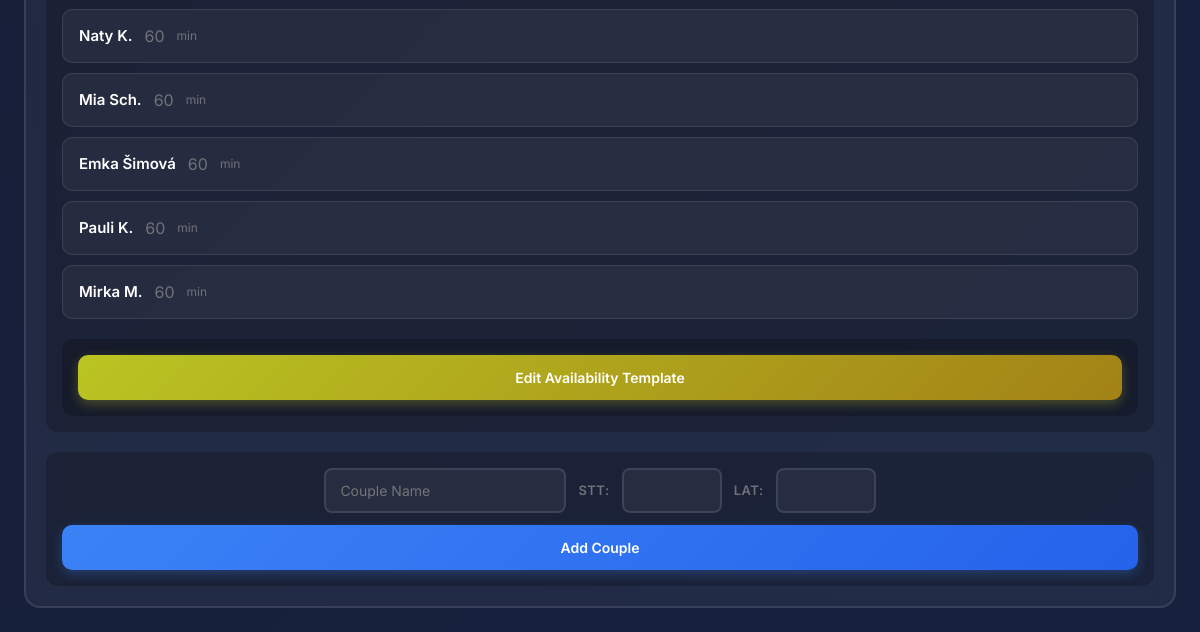
Page /trainer/club/trainer_view/16/ (signed in, lower part) on the earlier database version.
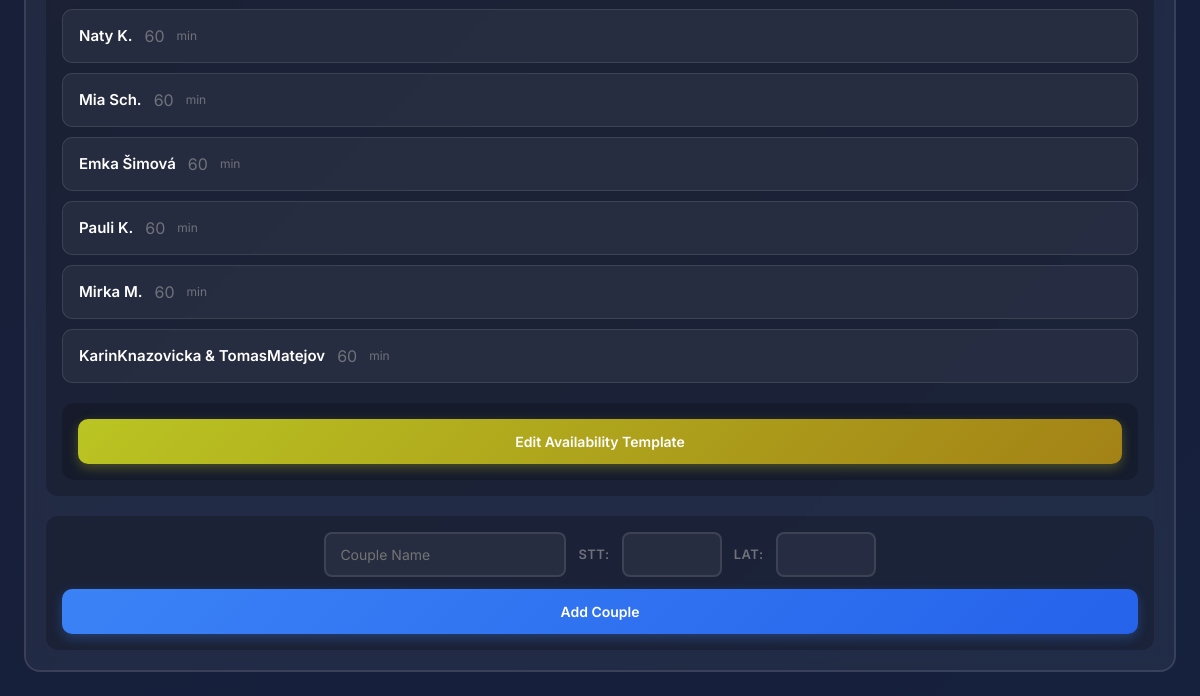
Same page on the later database version.
### main/models.py (models this page shows, shortened)
class Couple(models.Model):
    user = models.ForeignKey(User, on_delete=models.CASCADE, related_name='couple', null=True, blank=True)
    uid = models.IntegerField(default=0)
    name = models.CharField(max_length=200)
    min_duration = models.IntegerField(default=60)
    man = models.ForeignKey(Dancer, on_delete=models.CASCADE, related_name="man", null=True, blank=True)
    woman = models.ForeignKey(Dancer, on_delete=models.CASCADE, related_name="woman", null=True, blank=True)
    group = models.ForeignKey('Group', on_delete=models.SET_NULL, related_name='couples', null=True, blank=True)
    club = models.ForeignKey(Club , on_delete=models.SET_NULL, related_name="couples", null=True, blank=True)
    dance_class_lat = models.CharField(max_length=100,)
    dance_class_stt = models.CharField(max_length=100,)

class Day(models.Model):
    club = models.ForeignKey(Club, on_delete=models.CASCADE, related_name="day", blank=True, null=True)
    user = models.ForeignKey(User, on_delete=models.CASCADE, related_name='day')
    name = models.CharField(max_length=200)
    couples = models.ManyToManyField('Couple', related_name='days', blank=True)
    dancers = models.ManyToManyField('Dancer', related_name='days', blank=True)
    start_time = models.TimeField(default=time(8,0))
    end_time = models.TimeField(default=time(21,0))
    trainers = models.ManyToManyField('Trainer', related_name='day', blank=True)

### TrainerClubs/views.py (the view)
# urls.py: path('club/trainer_view/<int:club_id>/', views.show_not_trainer_club, name="show_not_trainer_club"),
def show_not_trainer_club(request, club_id):
    club = get_object_or_404(Club, id=club_id)
    groups = Group.objects.filter(club=club).all()
    days = Day.objects.filter(club=club).all()
    trainers = Trainer.objects.filter(club=club).all()
    paginator = Paginator(days, 2)
    page_number = request.GET.get('page',1)
    page_obj = paginator.get_page(page_number)
    print(request.user.id)
    user_trainer = Trainer.objects.get(uid=request.user.id)
    return render(request, 'non_club_owner_view.html', {'club':club, 'days':page_obj.object_list, 'page_obj':page_obj, 'trainers': trainers, 'groups':groups, 'user_trainer':user_trainer})

### main/templatetags/availability_tags.py (called while the page is built)
@register.filter
def trainer_start_for_day(day, trainer):
    try:
        availability = TrainerDayAvailability.objects.get(day=day, trainer=trainer)
        return availability.start_time
    except TrainerDayAvailability.DoesNotExist:
        return day.start_time

@register.filter
def trainer_end_for_day(day, trainer):
    try:
        availability = TrainerDayAvailability.objects.get(day=day, trainer=trainer)
        return availability.end_time
    except TrainerDayAvailability.DoesNotExist:
        return day.end_time

### TrainerClubs/templates/non_club_owner_view.html (shortened to what this page needs)
<!DOCTYPE html>
{% load availability_tags %}
<html lang="en">
<head>
    <link href="https://cdn.jsdelivr.net/npm/bootstrap@5.3.0/dist/css/bootstrap.min.css" rel="stylesheet">
</head>
<body>
    <div class="main-container">
        <div class="slider-container">
            <div id="days-slider" class="days-slider">
                <div class="days-page" data-page="{{ page_obj.number }}">
                    {% load availability_tags %}
                    {% for day in days %}
                    <div class="day-card" data-day-id="{{ day.id }}">
                        {% if day.couples.exists or day.dancers.exists %}
                        <div class="couple-list">
                            {% for couple in day.couples.all %}
                            <div class="couple-item"
                                data-couple-id="{{ couple.id }}" data-day-id="{{ day.id }}">
                                <div>
                                    <span class="editable-couple">{{ couple.name }}</span>
                                    <span class="editable-time-duration"
                                        style="color: #71717a;">{{ couple.min_duration }}</span>
                                    <span style="color: #71717a; font-size: 12px;">min</span>
                                </div>
                            </div>
                            {% endfor %}
                            <div class="assign-row">
                                <form method="GET" action="{% url 'sheet' club.id%}">
                                    <button type="submit" class="btn-success"
                                    style="background: linear-gradient(135deg, #bac522 0%, #a38216 100%); box-shadow: 0 4px 12px rgba(197, 194, 34, 0.3); margin-top: 0px !important;">Edit Availability Template</button>
                                </form>
                            </div>
                        </div>
                        {% endif %}
                        <form method="POST" action="{% url 'add_couple_by_not_club_owner' club.id%}" class="add-to-day-form">
                            <div class="assign-row">
                                <div class="assign-fields">
                                    <input type="text" name="couple_name" placeholder="Couple Name" required>
                                    <label class="small-label">STT:</label>
                                    <input type="text" name="dance_class_stt" style="max-width: 100px;">
                                    <label class="small-label">LAT:</label>
                                    <input type="text" name="dance_class_lat" style="max-width: 100px;">
                                </div>
                                <button type="submit">Add Couple</button>
                            </div>
                        </form>
                    </div>
                    {% endfor %}
                </div>
            </div>
        </div>
    </div>
</body>
</html>

Differences in the rows shown:
changed Day: gains Couple (name "KarinKnazovicka & TomasMatejov", min_duration "60")
